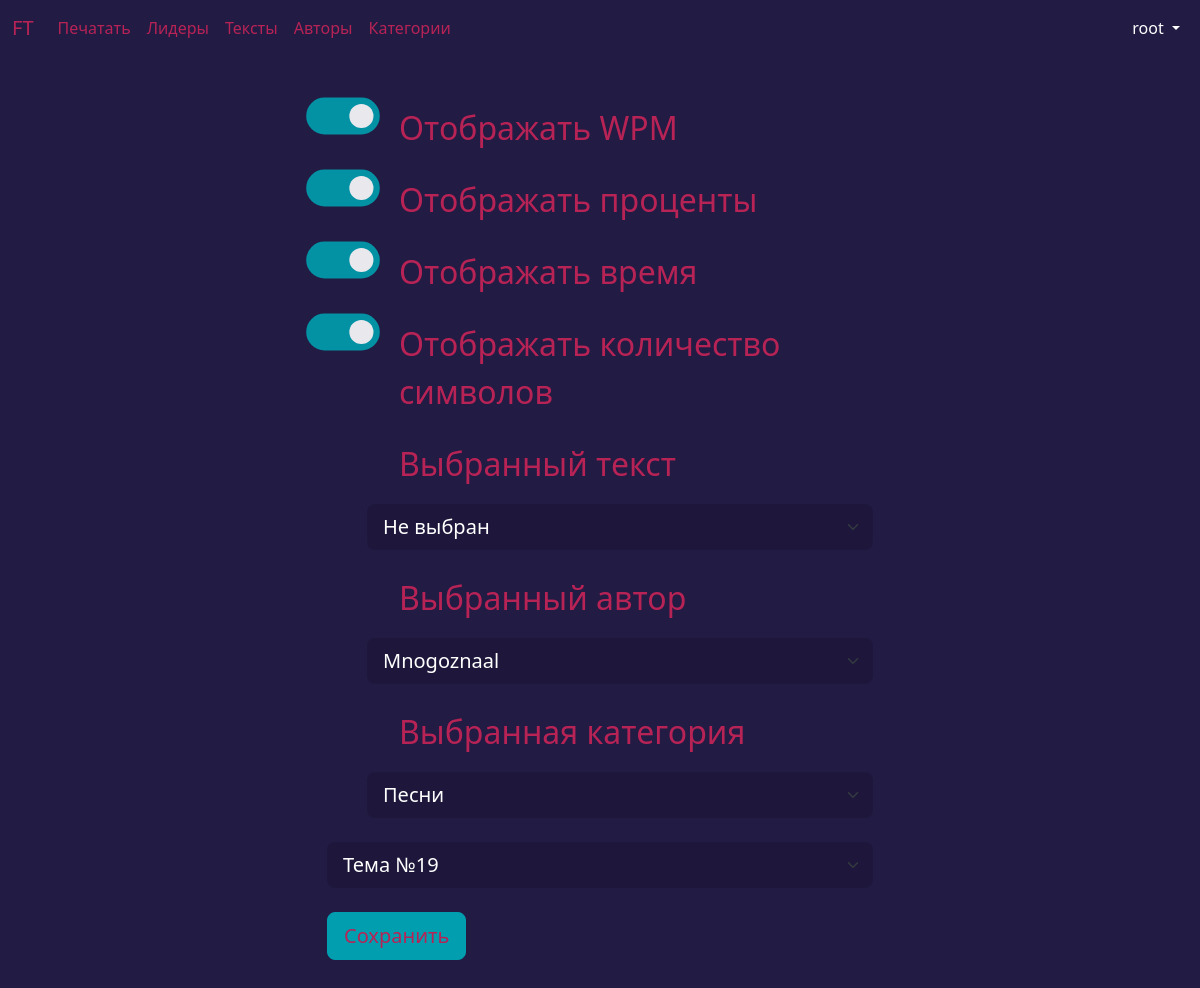
/settings/1/ (signed in), run on the app's committed database.
### typing_trainer/models.py (models this page shows, shortened)
class Settings(models.Model):
    user = models.OneToOneField(
        User,
        on_delete=models.CASCADE,
        primary_key=True,
        verbose_name="Пользователь",
    )
    current_theme = models.ForeignKey(
        "Theme",
        on_delete=models.PROTECT,
        default=1,
        verbose_name="Тема",
    )
    show_wpm = models.BooleanField(
        default=True,
        verbose_name="Отображать WPM",
    )
    show_percent_done = models.BooleanField(
        default=True,
        verbose_name="Отображать проценты",
    )
    show_time = models.BooleanField(
        default=True,
        verbose_name="Отображать время",
    )
    show_symbols_count = models.BooleanField(
        default=True,
        verbose_name="Отображать количество символов",
    )
    current_text = models.ForeignKey(
        "Text",
        on_delete=models.PROTECT,
        null=True,
        blank=True,
        default=None,
        verbose_name="Выбранный текст",
    )
    current_author = models.ForeignKey(
        "Author",
        on_delete=models.PROTECT,
        null=True,
        blank=True,
        default=None,
        verbose_name="Выбранный автор",
    )
    current_category = models.ForeignKey(
        "TextCategory",
        on_delete=models.PROTECT,
        null=True,
        blank=True,
        default=None,
        verbose_name="Выбранная категория",
    )
    class Meta:
        verbose_name = "Настройки"
        verbose_name_plural = "Настройки"

### typing_trainer/views.py (the view)
# urls.py: path('settings/<int:pk>/', UserSettings.as_view(), name='settings'),
class UserSettings(DataMixin, UpdateView):
    model = Settings
    form_class = UpdateSettingsForm
    template_name = "typing_trainer/settings.html"
    success_url = reverse_lazy("index")
    def get_object(self, queryset=None):
        if self.kwargs["pk"] != self.request.user.pk:
            raise PermissionDenied()
        return super().get_object(queryset)
    def get_context_data(self, **kwargs):
        context = super().get_context_data(**kwargs)
        additional_context = {
            "title": "Настройки",
            "menu_selected": "settings",
        }
        return self.get_context(context=context, additional_context=additional_context)

### typing_trainer/models.py (called while the page is built)
    def __str__(self) -> str:
        return f"Тема №{self.pk}"

    def __str__(self) -> str:
        return self.title

    def __str__(self) -> str:
        return self.title

    def __str__(self) -> str:
        return self.name

### typing_trainer/templatetags/typing_trainer_tags.py (called while the page is built)
@register.filter(name='get_path_to_css')
def get_path_to_css(user):
    theme_num = '1'
    if user.is_authenticated:
        theme_num = Settings.objects.values('current_theme__pk').get(pk=user.pk)['current_theme__pk']
    return f'typing_trainer/css/theme{theme_num}.css'

### typing_trainer/utils.py (called while the page is built)
    def get_context(self, *args, **kwargs):
        context = kwargs["context"]
        additional_context = kwargs["additional_context"]
        for key, value in additional_context.items():
            context[key] = value
        return context

### typing_trainer/templates/typing_trainer/settings.html (shortened to what this page needs)
{% extends 'typing_trainer/base.html' %}
{% block content %}
<div class="container my-4">
    <div class="row">
        <div class="col col-lg-3 col-md-3 col-sm-3"></div>
        <div class="col col-lg-6 col-md-6 col-sm-6">
            <form method="post">
                {% for field in form %}
                    {% if forloop.last %}
                        <div class="form-check form-switch my-4 theme-choice">
                            {{ field }}
                        </div>
                    {% else %}
                        {% if forloop.counter <= 3 %}
                            <div class="form-check form-switch my-4">
                                {{ field }}
                                <label class="form-check-label settings-form" for="{{field.id_for_label}}">{{field.label}}</label>
                            </div>
                        {% else %}
                            <div class="form-check form-switch my-4">
                                <label class="form-check-label settings-form" for="{{field.id_for_label}}">{{field.label}}</label>
                                {{ field }}
                            </div>
                        {% endif %}
                    {% endif %}
                {% endfor %}
                <button type="submit" class="btn btn-primary btn-lg mb-3">Сохранить</button>
            </form>
        </div>
        <div class="col col-lg-3 col-md-3 col-sm-3"></div>
    </div>
</div>
{% endblock content %}

### typing_trainer/templates/typing_trainer/includes/navbar.html (shortened to what this page needs)
<nav class="navbar navbar-expand-lg bg-body-tertiary">
    <div class="container-fluid">
        <a class="navbar-brand" href="{% url 'index' %}">FT</a>
        <div class="collapse navbar-collapse" id="navbarNavDropdown">
            <ul class="navbar-nav">
                <li class="nav-item">
                    {% if menu_selected == 'index' %}
                        <a class="nav-link active" aria-current="page" href="{% url 'index' %}">Печатать</a>
                    {% else %}
                        <a class="nav-link" aria-current="page" href="{% url 'index' %}">Печатать</a>
                    {% endif %}
                </li>
                <li class="nav-item">
                    {% if menu_selected == 'leaderboard' %}
                        <a class="nav-link active" aria-current="page">Лидеры</a>
                    {% else %}
                        <a class="nav-link" href="{% url 'leaderboard' 'general' %}">Лидеры</a>
                    {% endif %}
                </li>
                <li class="nav-item">
                    {% if menu_selected == 'text' %}
                        <a class="nav-link active" href="{% url 'textlist' %}">Тексты</a>
                    {% else %}
                        <a class="nav-link" href="{% url 'textlist' %}">Тексты</a>
                    {% endif %}
                </li>
                <li class="nav-item">
                    {% if menu_selected == 'author' %}
                        <a class="nav-link active" href="{% url 'authorlist' %}">Авторы</a>
                    {% else %}
                        <a class="nav-link" href="{% url 'authorlist' %}">Авторы</a>
                    {% endif %}
                </li>
                <li class="nav-item">
                    {% if menu_selected == 'category' %}
                        <a class="nav-link active" href="{% url 'categorylist' %}">Категории</a>
                    {% else %}
                        <a class="nav-link" href="{% url 'categorylist' %}">Категории</a>
                    {% endif %}
                </li>
            </ul>
            <ul class="navbar-nav">
                {% if request.user.is_authenticated %}
                    <li class="nav-item dropdown">
                        {% if menu_selected == 'statistics' or menu_selected == 'settings' %}
                            <a class="nav-link dropdown-toggle active" href="#" role="button" data-bs-toggle="dropdown"
                                aria-expanded="false">
                                {{ user.get_username }}
                            </a>
                        {% else %}
                            <a class="nav-link dropdown-toggle" href="#" role="button" data-bs-toggle="dropdown"
                                aria-expanded="false">
                                {{ user.get_username }}
                            </a>
                        {% endif %}
                    </li>
                {% endif %}
            </ul>
        </div>
    </div>
</nav>

### typing_trainer/static/typing_trainer/css/style.css (style rules this page uses)
.collapse.navbar-collapse { justify-content: space-between; }
.checkbox-scale { transform: scale(2.3); opacity: 0.9; cursor: pointer; }
.settings-form { font-size: 2rem; padding-left: 2rem; ; }
.theme-choice { padding-left: 0em; }

### typing_trainer/static/typing_trainer/css/theme19.css (style rules this page uses)
body { --bs-body-bg: rgb(34, 27, 68); --bs-body-color: rgb(184, 35, 86); --bs-border-color: rgb(0, 158, 175); --my-alt-bg-color: rgb(30, 23, 59); --bs-warning-text-emphasis: none; --bs-warning-bg-subtle: none; --bs-warning-border-subtle: none; --bs-warning-text-emphasis: none; }
.bg-body-tertiary { background: rgb(34, 27, 68)!important; color: rgb(184, 35, 86)!important; --bs-navbar-color: none!important; --bs-navbar-hover-color: rgb(255, 255, 255); --bs-navbar-active-color: rgb(255, 255, 255); --bs-navbar-brand-color: rgb(184, 35, 86); --bs-navbar-brand-hover-color: rgb(255, 255, 255); }
.btn-primary { --bs-btn-color: none; --bs-btn-bg: rgb(0, 158, 175); --bs-btn-border-color: rgb(0, 158, 175); --bs-btn-hover-color: none; --bs-btn-hover-bg: rgb(255, 255, 255); --bs-btn-hover-border-color: rgb(255, 255, 255); --bs-btn-active-color: none; --bs-btn-active-bg: rgb(255, 255, 255); --bs-btn-active-border-color: rgb(255, 255, 255); }
a { --bs-link-color-rgb: 0, 158, 175; }
.form-select { --bs-body-bg: rgb(30, 23, 59); --bs-border-color: none; color: rgb(255, 255, 255); }
.form-check-input { border-color: rgb(0, 158, 175); background-color: rgb(34, 27, 68); }
.form-check-input:checked { border-color: rgb(0, 158, 175); background-color: rgb(0, 158, 175); }

### data on the page
Settings: form "☑" "☑" "☑", form "☑" "Не выбран" "Mnogoznaal" "Песни", form "Тема №19"

### other printed values
{{ user.get_username }} "root"
{{ field.label }} "Отображать WPM" "Отображать проценты" "Отображать время"
{{ field.label }} "Отображать количество символов" "Выбранный текст" "Выбранный автор" "Выбранная категория"
